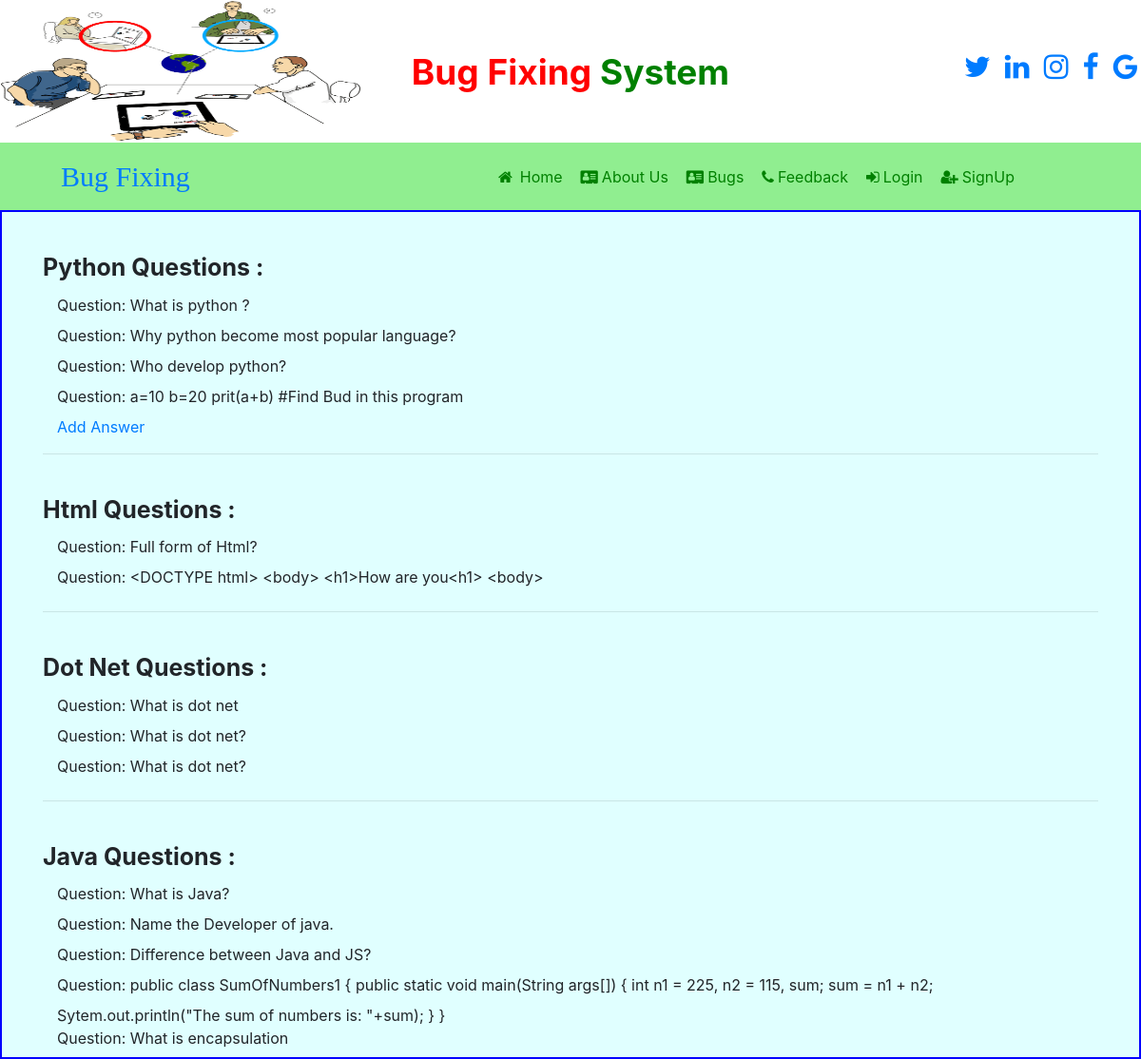
Screenshot of /questions with the database file from the repository.
### study/models.py (models this page shows)
class Questions(models.Model):
    que=models.CharField(max_length=300,null=True)
    topic=models.CharField(max_length=100,null=True)
    ans = models.CharField(max_length=500,null=True)
    user = models.CharField(max_length=50,null=True)
    atopic = models.CharField(max_length=100,null=True)
    h = models.IntegerField(max_length=200,null=True)
    nh = models.IntegerField(max_length=200,null=True)

### study/views.py (the view)
# urls.py: path('questions',questions,name="questions"),
def questions(request):
    data = Questions.objects.all()
    d = {'data': data}
    return render(request,'questions.html',d)

### study/templates/questions.html
{% include 'navigation.html' %}
<div class="container-fluid" style="border:2px solid blue; min-height:400px;max-height:1000px;;background:#E0FFFF;">
<div class="container" style="border:0px solid blue; min-height:400px;max-height:1000px;;background:#E0FFFF;">
    <div class="row" style="margin-top:40px;">
        <div class="col-12" style="background:#E0FFFF;">
            <label style="font-size:25px;font-weight:bold;">Python Questions :</label>
            <div class="container row">
                <div class="col-12">
                    {% for i in data %}
                    {% ifequal i.topic "Python"%}
                    <label >Question:</label>
                    {{i.que}}<br>
                    {% endifequal %}
                    {% endfor %}
                    <a href="{% url 'add_ans_user' %}">Add Answer</a>
                </div>
            </div>
        </div>
    </div>
    <hr>
    <div class="row" style="margin-top:40px;">
        <div class="col-12" style="background:#E0FFFF;">
            <label style="font-size:25px;font-weight:bold;">Html Questions :</label>
            <div class="container row">
                <div class="col-12">
                    {% for i in data %}
                    {% ifequal i.topic "Html" %}
                    <label >Question:</label>
                    {{i.que}}<br>
                    {% endifequal %}
                    {% endfor %}
                </div>
            </div>
        </div>
    </div>
    <hr>
    <div class="row" style="margin-top:40px;">
        <div class="col-12" style="background:#E0FFFF;">
            <label style="font-size:25px;font-weight:bold;">Dot Net Questions :</label>
            <div class="container row">
                <div class="col-12">
                    {% for i in data %}
                    {% ifequal i.topic "DotNet" %}
                    <label >Question:</label>
                    {{i.que}}<br>
                    {% endifequal %}
                    {% endfor %}
                </div>
            </div>
        </div>
    </div>
    <hr>
    <div class="row" style="margin-top:40px;">
        <div class="col-12" style="background:#E0FFFF;">
            <label style="font-size:25px;font-weight:bold;">Java Questions :</label>
            <div class="container row">
                <div class="col-12">
                    {% for i in data %}
                    {% ifequal i.topic "Java" %}
                    <label >Question:</label>
                    {{i.que}}<br>
                    {% endifequal %}
                    {% endfor %}
                </div>
            </div>
        </div>
    </div>
</div>

### study/templates/navigation.html (shortened to what this page needs)
<html>
<head>
    {% load static %}
  <link rel="stylesheet" href="https://maxcdn.bootstrapcdn.com/bootstrap/4.5.2/css/bootstrap.min.css">
 <link rel="stylesheet" href="https://cdnjs.cloudflare.com/ajax/libs/font-awesome/4.7.0/css/font-awesome.min.css">
</head>
<body>
<div >
    <div class="row">
        <div class="col-sm-3 ">
                  <img src="{% static 'notes2.gif' %}" width="380px" height="150px" title="Study Material">
        </div>
        <div class="col-sm-6 mt-5 text-center">
                  <span style="font-weight: bold; font-size:37px">
                        <span style="color:red">Bug Fixing </span>
                        <span style="color:green">System</span>
                  </span>
        </div>
        <div class="col-sm-3 mt-5" style="padding-left:8%">
            <span style="font-weight:bold ; font-size:30px">
                <span><a href="https://twitter.com/" target="_blank"> <i class="fa fa-twitter pl-2"></i></a></span>
                <span><a href="https://in.linkedin.com/" target="_blank"><i class="fa fa-linkedin pl-2"></i></a></span>
                <span><a href="https://www.instagram.com/" target="_blank"><i class="fa fa-instagram pl-2"></i></a></span>
                <span><a href="https://www.facebook.com/" target="_blank"><i class="fa fa-facebook pl-2"></i></a></span>
                <span><a href="https://www.google.com/" target="_blank"><i class="fa fa-google pl-2"></i></a></span>
            </span>
        </div>
    </div>
</div>
<nav class="navbar navbar-expand-sm" style="background-color:lightgreen">
    <a class="navbar-brand text-red pl-5 font-weight" style="font-family:'elephant'; font-size:30px">Bug Fixing</a>
<ul class="navbar-nav">
    <li class="nav-item">
        <a class="nav-link" href="{% url 'index' %}" style="margin-left:300px;"><i class="fa fa-home mr-2"></i>Home</a>
    </li>
    <li class="nav-item">
        <a class="nav-link" href="#down"><i class="fa fa-address-card mr-1"></i>About Us</a>
    </li>
    <li class="nav-item">
        <a class="nav-link" href="{% url 'view_que_visitor' %}"><i class="fa fa-address-card mr-1"></i>Bugs</a>
    </li>
    <li class="nav-item">
        <a class="nav-link" href="{% url 'feedback' %}"><i class="fa fa-phone mr-1"></i>Feedback</a>
    </li>
    <li class="nav-item">
        <a class="nav-link" href="{% url 'login' %}"><i class="fa fa-sign-in mr-1"></i>Login</a>
    </li>
    <li class="nav-item">
        <a class="nav-link" href="{% url 'signup' %}"><i class="fa fa-user-plus mr-1"></i>SignUp</a>
    </li>
</ul>
</nav>
</body>
</html>

### study/templates/navigation.html (style rules this page uses)
.nav-link { color:green !important; margin-right: 3px }

### rows the page displays
Questions: que "What is python ?"
Questions: que "Why python become most popular language?"
Questions: que "Who develop python?"
Questions: que "a=10 b=20 prit(a+b) #Find Bud in this program"
Questions: que "Full form of Html?"
Questions: que "<DOCTYPE html> <body> <h1>How are you<h1> <body>"
Questions: que "What is dot net"
Questions: que "What is dot net?"
Questions: que "What is dot net?"
Questions: que "What is Java?"
Questions: que "Name the Developer of java."
Questions: que "Difference between Java and JS?"
Questions: que "public class SumOfNumbers1 { public static void main(String args[]) { int n1 = 225, n2 = 115, sum; sum = n1 + n2; Sytem.out.println(\"The sum of numbers is: \"+sum); } }"
Questions: que "What is encapsulation"
